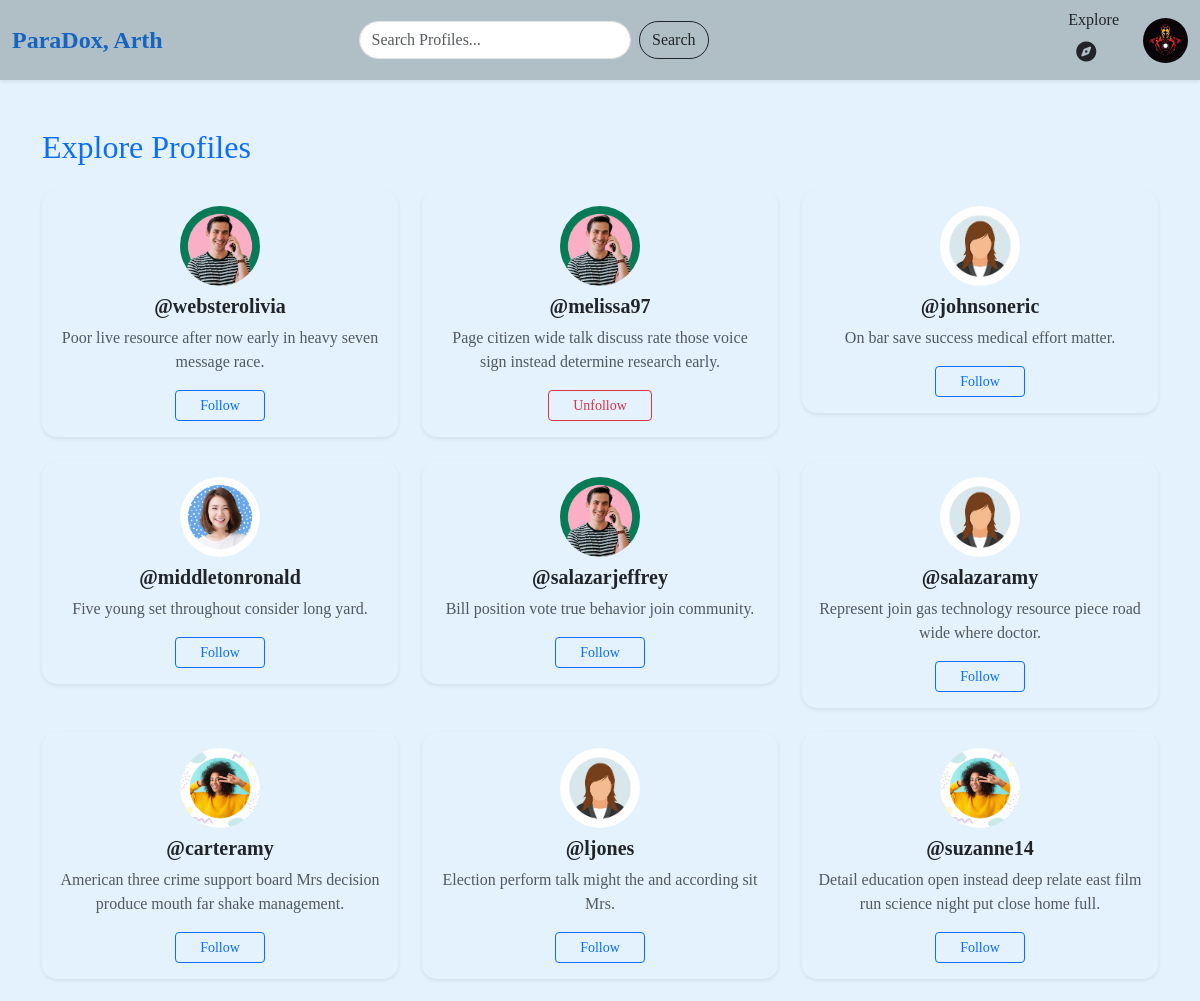
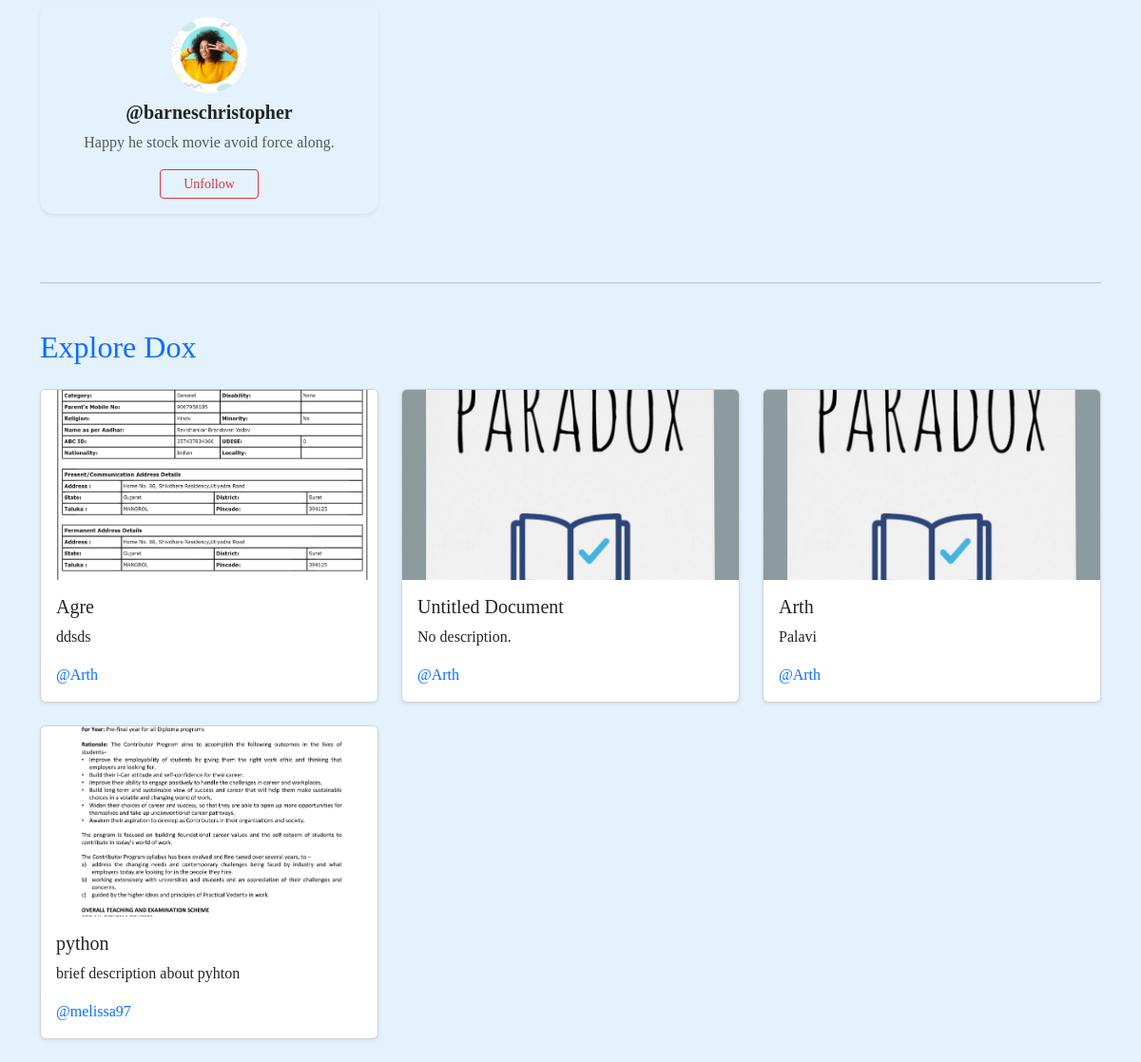
The page /index/ (signed in) on the database as committed earlier (2 pictures, top to bottom).
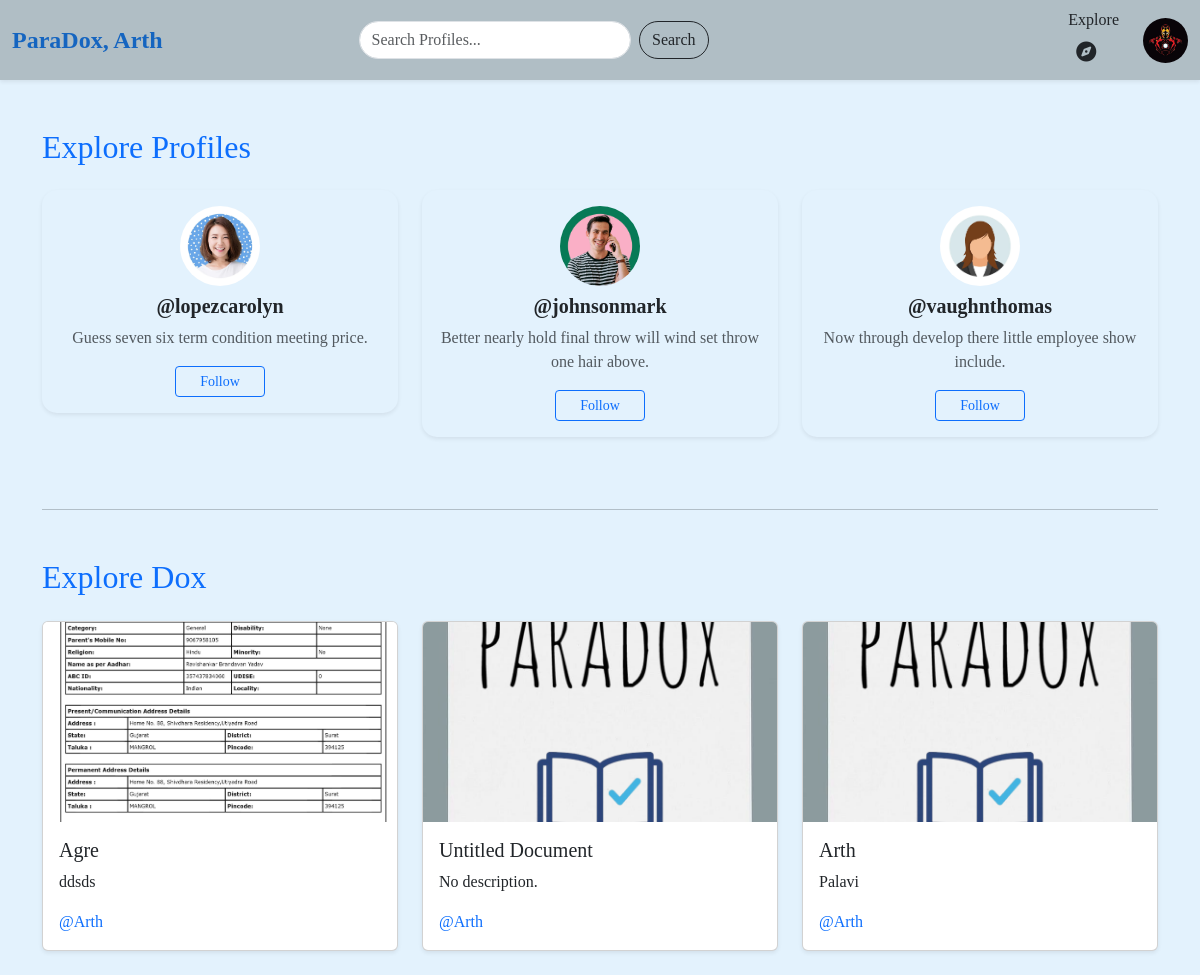
The same page on the database as committed later.
### apps/dashboard/models.py (models this page shows, shortened)
class User(models.Model):
    email = models.EmailField(unique=True)
    name = models.CharField(max_length=100, default="User", null=True, blank=True)
    mobile = models.CharField(max_length=14, unique=True)
    password = models.CharField(max_length=255)
    otp = models.IntegerField(null=True, blank=True)
    is_active = models.BooleanField(default=False)
    followers = models.ManyToManyField('self', symmetrical=False, related_name='following', blank=True)
    bio = models.TextField(blank=True, null=True)
    profile_image = models.ImageField(upload_to='profile_images/',default="images\default-profile-icon.jpg", blank=True, null=True)

class Document(models.Model):
    user = models.ForeignKey(User, on_delete=models.CASCADE)
    file = models.FileField(upload_to='documents/')
    title = models.CharField(max_length=100)
    description = models.TextField(blank=True)
    file = models.FileField(upload_to='documents/')
    thumbnail = models.ImageField(upload_to='thumbnails/', blank=True, null=True)
    uploaded_at = models.DateTimeField(auto_now_add=True)

### apps/dashboard/views.py (the view)
# urls.py: path('index/', views.index, name='index'),
@login_required
def index(request):
    user_id = request.session.get('user_id')
    current_user = User.objects.get(id=user_id)
    query = request.GET.get('query')
    if query:
        users = list(User.objects.filter(name__icontains=query).exclude(id=user_id))
    else:
        users = list(User.objects.exclude(id=user_id))
        random.shuffle(users)
        users = users[:10]
    documents = list(Document.objects.all())
    random.shuffle(documents)
    documents = documents[:10]
    return render(request, 'dashboard/index.html', {
        'users': users,
        'documents': documents,
        'query': query,
        'current_user': current_user
    })

### apps/dashboard/context_processors.py (called while the page is built)
def current_user(request):
    user_id = request.session.get('user_id')
    if user_id:
        try:
            user = User.objects.get(id=user_id)
            return {'user': user}
        except User.DoesNotExist:
            return {}
    return {}

### apps/dashboard/views.py (called while the page is built)
def login_required(view_func):
    @wraps(view_func)
    def wrapper(request, *args, **kwargs):
        if 'user_id' not in request.session:
            return redirect('sign_in')  # redirect to login page
        return view_func(request, *args, **kwargs)
    return wrapper

### apps/dashboard/templates/dashboard/index.html (shortened to what this page needs)
{% extends 'dashboard/base.html' %}
{% load static %}
{% block body %}
<div class="container mt-5">
    <h2 class="mb-4  text-primary">Explore Profiles</h2>
    {% if users %}
    <div class="row">
        {% for user in users %}
        <div class="col-md-4 mb-4">
            <div class="card shadow-sm border-0" style="background-color: #e3f2fd; border-radius: 15px;">
                <div class="card-body text-center">
                    {% if user.profile_image %}
                    <img src="{{ user.profile_image.url }}" class="rounded-circle mb-2" width="80" height="80"
                        style="object-fit: cover;">
                    {% endif %}
                    <h5 class="card-title mb-2">
                        <a href="{% url 'public_profile' user.id %}" class="text-decoration-none text-dark fw-bold">
                            @{{ user.name }}
                        </a>
                    </h5>
                    <p class="text-muted mb-3">{{ user.bio|default:"No bio added yet." }}</p>
                    <form method="post" action="{% url 'toggle_follow' user.id %}">
                        {% if user in current_user.following.all %}
                        <button type="submit" class="btn btn-outline-danger btn-sm px-4">Unfollow</button>
                        {% else %}
                        <button type="submit" class="btn btn-outline-primary btn-sm px-4">Follow</button>
                        {% endif %}
                    </form>
                </div>
            </div>
        </div>
        {% endfor %}
    </div>
    {% else %}
    <p class="text-center text-muted">No users found.</p>
    {% endif %}
    <hr class="my-5">
    <h2 class="mt-5 mb-4 text-primary">Explore Dox</h2>
    <div class="row">
        {% for doc in documents %}
        <div class="col-md-4 mb-4">
            <div class="card h-100 shadow-sm">
                {% if doc.thumbnail %}
                <img src="{{ doc.thumbnail.url }}" class="card-img-top" alt="{{ doc.title }}"
                    style="height: 200px; object-fit: cover;">
                {% else %}
                <img src="{% static 'dashboard/image/default_thumbnail.png' %}" class="card-img-top" alt="No Preview"
                    style="height: 200px; object-fit: cover;">
                {% endif %}
                <div class="card-body">
                    <h5 class="card-title">{{ doc.title }}</h5>
                    <p class="card-text">{{ doc.description|default:"No description." }}</p>
                    <a href="{% url 'public_profile' doc.user.id %}" class="text-decoration-none text-primary">
                        @{{ doc.user.name }}
                    </a>
                </div>
            </div>
        </div>
        {% endfor %}
    </div>
    {% endblock %}

Rows that differ between the two databases and show on the page:
removed User: profile_image (picture), name "websterolivia", bio "Poor live resource after now early in heavy seven message race.", shows "Follow"
removed User: profile_image (picture), name "melissa97", bio "Page citizen wide talk discuss rate those voice sign instead determine research early.", shows "Unfollow"
removed User: profile_image (picture), name "johnsoneric", bio "On bar save success medical effort matter.", shows "Follow"
removed User: profile_image (picture), name "middletonronald", bio "Five young set throughout consider long yard.", shows "Follow"
removed User: profile_image (picture), name "salazarjeffrey", bio "Bill position vote true behavior join community.", shows "Follow"
removed User: profile_image (picture), name "salazaramy", bio "Represent join gas technology resource piece road wide where doctor.", shows "Follow"
removed User: profile_image (picture), name "carteramy", bio "American three crime support board Mrs decision produce mouth far shake management.", shows "Follow"
removed User: profile_image (picture), name "ljones", bio "Election perform talk might the and according sit Mrs.", shows "Follow"
removed User: profile_image (picture), name "suzanne14", bio "Detail education open instead deep relate east film run science night put close home full.", shows "Follow"
removed User: profile_image (picture), name "barneschristopher", bio "Happy he stock movie avoid force along.", shows "Unfollow"
removed Document: thumbnail (picture), title "python", description "brief description about pyhton", user.name "melissa97"
added User: profile_image (picture), name "lopezcarolyn", bio "Guess seven six term condition meeting price.", shows "Follow"
added User: profile_image (picture), name "johnsonmark", bio "Better nearly hold final throw will wind set throw one hair above.", shows "Follow"
added User: profile_image (picture), name "vaughnthomas", bio "Now through develop there little employee show include.", shows "Follow"
